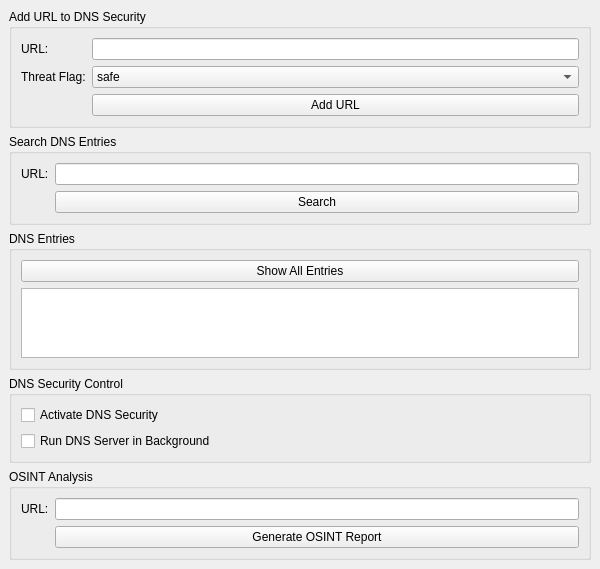
<?xml version="1.0" encoding="UTF-8"?>
<ui version="4.0">
 <class>SecurityApp</class>
 <widget class="QMainWindow" name="SecurityApp">
  <property name="geometry">
   <rect>
    <x>0</x>
    <y>0</y>
    <width>600</width>
    <height>500</height>
   </rect>
  </property>
  <property name="windowTitle">
   <string>OSINT &amp; DNS Security System</string>
  </property>
  <widget class="QWidget" name="centralwidget">
   <layout class="QVBoxLayout" name="verticalLayout">
    <item>
     <widget class="QGroupBox" name="groupAddURL">
      <property name="title">
       <string>Add URL to DNS Security</string>
      </property>
      <layout class="QGridLayout" name="gridLayout">
       <item row="0" column="0">
        <widget class="QLabel" name="labelUrl">
         <property name="text">
          <string>URL:</string>
         </property>
        </widget>
       </item>
       <item row="0" column="1">
        <widget class="QLineEdit" name="urlInput"/>
       </item>
       <item row="1" column="0">
        <widget class="QLabel" name="labelThreatFlag">
         <property name="text">
          <string>Threat Flag:</string>
         </property>
        </widget>
       </item>
       <item row="1" column="1">
        <widget class="QComboBox" name="threatFlagCombo">
         <item>
          <property name="text">
           <string>safe</string>
          </property>
         </item>
         <item>
          <property name="text">
           <string>malicious</string>
          </property>
         </item>
         <item>
          <property name="text">
           <string>undetected</string>
          </property>
         </item>
        </widget>
       </item>
       <item row="2" column="1">
        <widget class="QPushButton" name="addButton">
         <property name="text">
          <string>Add URL</string>
         </property>
        </widget>
       </item>
      </layout>
     </widget>
    </item>
    <item>
     <widget class="QGroupBox" name="groupSearchURL">
      <property name="title">
       <string>Search DNS Entries</string>
      </property>
      <layout class="QGridLayout" name="gridLayout_2">
       <item row="0" column="0">
        <widget class="QLabel" name="labelSearchUrl">
         <property name="text">
          <string>URL:</string>
         </property>
        </widget>
       </item>
       <item row="0" column="1">
        <widget class="QLineEdit" name="searchInput"/>
       </item>
       <item row="1" column="1">
        <widget class="QPushButton" name="searchButton">
         <property name="text">
          <string>Search</string>
         </property>
        </widget>
       </item>
      </layout>
     </widget>
    </item>
    <item>
     <widget class="QGroupBox" name="groupShowAllEntries">
      <property name="title">
       <string>DNS Entries</string>
      </property>
      <layout class="QVBoxLayout" name="verticalLayout_2">
       <item>
        <widget class="QPushButton" name="showAllButton">
         <property name="text">
          <string>Show All Entries</string>
         </property>
        </widget>
       </item>
       <item>
        <widget class="QPlainTextEdit" name="entriesText">
         <property name="readOnly">
          <bool>true</bool>
         </property>
        </widget>
       </item>
      </layout>
     </widget>
    </item>
    <item>
     <widget class="QGroupBox" name="groupDnsControl">
      <property name="title">
       <string>DNS Security Control</string>
      </property>
      <layout class="QVBoxLayout" name="verticalLayout_3">
       <item>
        <widget class="QCheckBox" name="dnsActiveCheckbox">
         <property name="text">
          <string>Activate DNS Security</string>
         </property>
        </widget>
       </item>
       <item>
        <widget class="QCheckBox" name="runInBackgroundCheckbox">
         <property name="text">
          <string>Run DNS Server in Background</string>
         </property>
        </widget>
       </item>
      </layout>
     </widget>
    </item>
    <item>
     <widget class="QGroupBox" name="groupOSINT">
      <property name="title">
       <string>OSINT Analysis</string>
      </property>
      <layout class="QGridLayout" name="gridLayout_3">
       <item row="0" column="0">
        <widget class="QLabel" name="labelOsintUrl">
         <property name="text">
          <string>URL:</string>
         </property>
        </widget>
       </item>
       <item row="0" column="1">
        <widget class="QLineEdit" name="osintInput"/>
       </item>
       <item row="1" column="1">
        <widget class="QPushButton" name="osintButton">
         <property name="text">
          <string>Generate OSINT Report</string>
         </property>
        </widget>
       </item>
      </layout>
     </widget>
    </item>
   </layout>
  </widget>
  <resources/>
  <connections/>
 </widget>
 <customwidgets/>
</ui>
